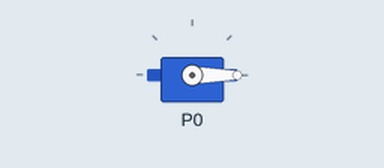
A program run on a simulated BBC micro:bit running MicroPython. On the bench: servo. Servo angles are drawn from the pulse width (0.5 ms = 0°, 2.5 ms = 180°). At 3.0 s the program stops and its outputs stay as they are.

Above: at 0.1 s.
At 1.1 s:
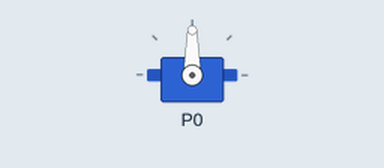
At 2.1 s:
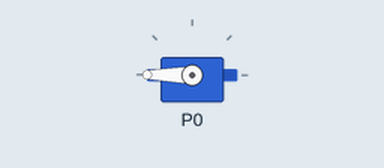
Timing chart, 0 to 3.6 s (numbered marks = the images above):
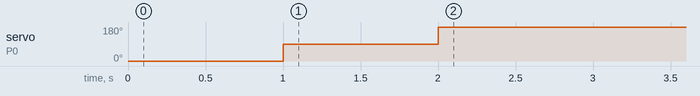

Measured:
- by itself, servo on P0: 0° → 90° at 1.0 s, → 180° 1.0 s later

The program:

servo_controlled_by_angle.py
```python
from microbit import *

# Configure PWM period for servo
pin0.set_analog_period(20)

# Constants for min and max pulse widths
MIN_PULSE = 25    # Pulse for 0 degrees
MAX_PULSE = 130   # Pulse for 180 degrees

def set_servo_angle(degrees):
    """Set the servo to the given angle (0 to 180 degrees)."""
    # Clamp degrees to 0–180
    if degrees < 0:
        degrees = 0
    if degrees > 180:
        degrees = 180

    # Map degrees to PWM value
    pulse_width = MIN_PULSE + (degrees / 180) * (MAX_PULSE - MIN_PULSE)

    # Write the PWM value to the pin
    pin0.write_analog(int(pulse_width))

# Example usage
set_servo_angle(0)
sleep(1000)

set_servo_angle(90)
sleep(1000)

set_servo_angle(180)
sleep(1000)
```
